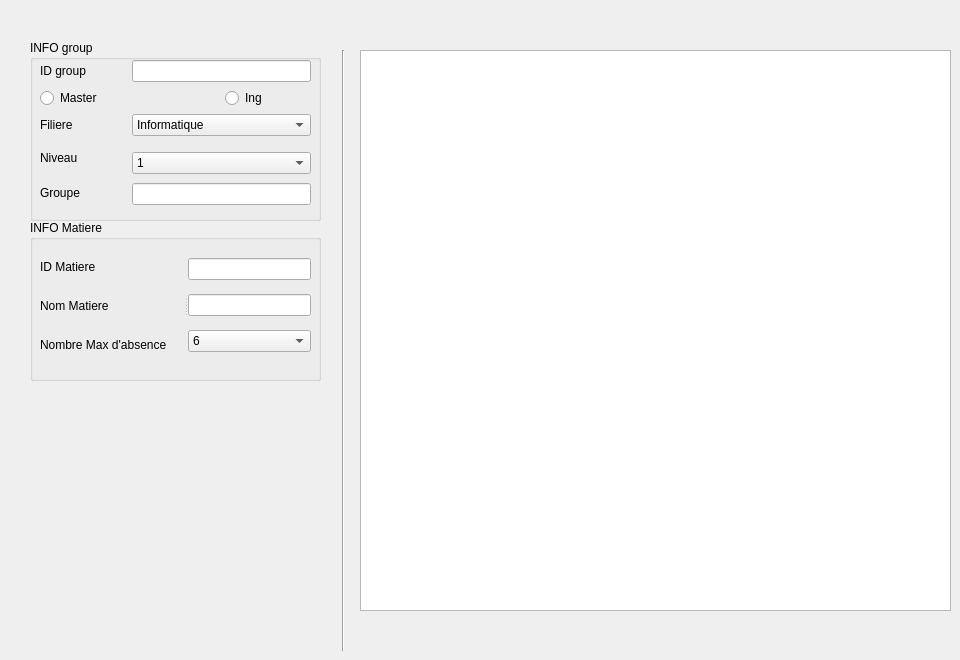
   <widget class="QWidget" name="tab_24">
    <attribute name="title">
     <string>Absence</string>
    </attribute>
    <widget class="QGroupBox" name="groupBox_46">
     <property name="geometry">
      <rect>
       <x>30</x>
       <y>40</y>
       <width>291</width>
       <height>181</height>
      </rect>
     </property>
     <property name="title">
      <string>INFO group</string>
     </property>
     <widget class="QWidget" name="layoutWidget_49">
      <property name="geometry">
       <rect>
        <x>10</x>
        <y>20</y>
        <width>271</width>
        <height>145</height>
       </rect>
      </property>
      <layout class="QGridLayout" name="gridLayout_6">
       <item row="2" column="1" colspan="2">
        <widget class="QComboBox" name="comboBox_23">
         <item>
          <property name="text">
           <string>Informatique</string>
          </property>
         </item>
         <item>
          <property name="text">
           <string>Infotronique</string>
          </property>
         </item>
         <item>
          <property name="text">
           <string>Mecatronque</string>
          </property>
         </item>
         <item>
          <property name="text">
           <string>Industruelle</string>
          </property>
         </item>
         <item>
          <property name="text">
           <string>TIC</string>
          </property>
         </item>
         <item>
          <property name="text">
           <string>ARTI</string>
          </property>
         </item>
        </widget>
       </item>
       <item row="3" column="0" rowspan="2" colspan="3">
        <widget class="QLabel" name="label_202">
         <property name="text">
          <string>Niveau</string>
         </property>
        </widget>
       </item>
       <item row="6" column="1" colspan="2">
        <widget class="QLineEdit" name="lineEdit_119"/>
       </item>
       <item row="2" column="0">
        <widget class="QLabel" name="label_203">
         <property name="text">
          <string>Filiere</string>
         </property>
        </widget>
       </item>
       <item row="1" column="0" colspan="2">
        <widget class="QRadioButton" name="radioButton_45">
         <property name="text">
          <string>Master</string>
         </property>
        </widget>
       </item>
       <item row="1" column="2">
        <widget class="QRadioButton" name="radioButton_46">
         <property name="text">
          <string>Ing</string>
         </property>
        </widget>
       </item>
       <item row="4" column="1" colspan="2">
        <widget class="QComboBox" name="comboBox_24">
         <item>
          <property name="text">
           <string>1</string>
          </property>
         </item>
         <item>
          <property name="text">
           <string>2</string>
          </property>
         </item>
         <item>
          <property name="text">
           <string>3</string>
          </property>
         </item>
        </widget>
       </item>
       <item row="5" column="0" rowspan="2" colspan="3">
        <widget class="QLabel" name="label_204">
         <property name="text">
          <string>Groupe</string>
         </property>
        </widget>
       </item>
       <item row="0" column="0">
        <widget class="QLabel" name="label_205">
         <property name="text">
          <string>ID group</string>
         </property>
        </widget>
       </item>
       <item row="0" column="1" colspan="2">
        <widget class="QLineEdit" name="lineEdit_120"/>
       </item>
      </layout>
     </widget>
    </widget>
    <widget class="QGroupBox" name="groupBox_47">
     <property name="geometry">
      <rect>
       <x>30</x>
       <y>220</y>
       <width>291</width>
       <height>161</height>
      </rect>
     </property>
     <property name="title">
      <string>INFO Matiere</string>
     </property>
     <widget class="QSplitter" name="splitter_16">
      <property name="geometry">
       <rect>
        <x>10</x>
        <y>30</y>
        <width>271</width>
        <height>111</height>
       </rect>
      </property>
      <property name="orientation">
       <enum>Qt::Horizontal</enum>
      </property>
      <widget class="QWidget" name="layoutWidget_50">
       <layout class="QVBoxLayout" name="verticalLayout_31">
        <item>
         <widget class="QLabel" name="label_206">
          <property name="text">
           <string>ID Matiere</string>
          </property>
         </widget>
        </item>
        <item>
         <widget class="QLabel" name="label_207">
          <property name="text">
           <string>Nom Matiere</string>
          </property>
         </widget>
        </item>
        <item>
         <widget class="QLabel" name="label_208">
          <property name="text">
           <string>Nombre Max d'absence</string>
          </property>
         </widget>
        </item>
       </layout>
      </widget>
      <widget class="QWidget" name="layoutWidget_51">
       <layout class="QVBoxLayout" name="verticalLayout_32">
        <item>
         <widget class="QLineEdit" name="lineEdit_121"/>
        </item>
        <item>
         <widget class="QLineEdit" name="lineEdit_122"/>
        </item>
        <item>
         <widget class="QComboBox" name="comboBox_25">
          <item>
           <property name="text">
            <string>6</string>
           </property>
          </item>
          <item>
           <property name="text">
            <string>3</string>
           </property>
          </item>
         </widget>
        </item>
       </layout>
      </widget>
     </widget>
    </widget>
    <widget class="Line" name="line_3">
     <property name="geometry">
      <rect>
       <x>333</x>
       <y>50</y>
       <width>20</width>
       <height>601</height>
      </rect>
     </property>
     <property name="orientation">
      <enum>Qt::Vertical</enum>
     </property>
    </widget>
    <widget class="QTableWidget" name="tableWidget_3">
     <property name="geometry">
      <rect>
       <x>360</x>
       <y>50</y>
       <width>591</width>
       <height>561</height>
      </rect>
     </property>
    </widget>
   </widget>
